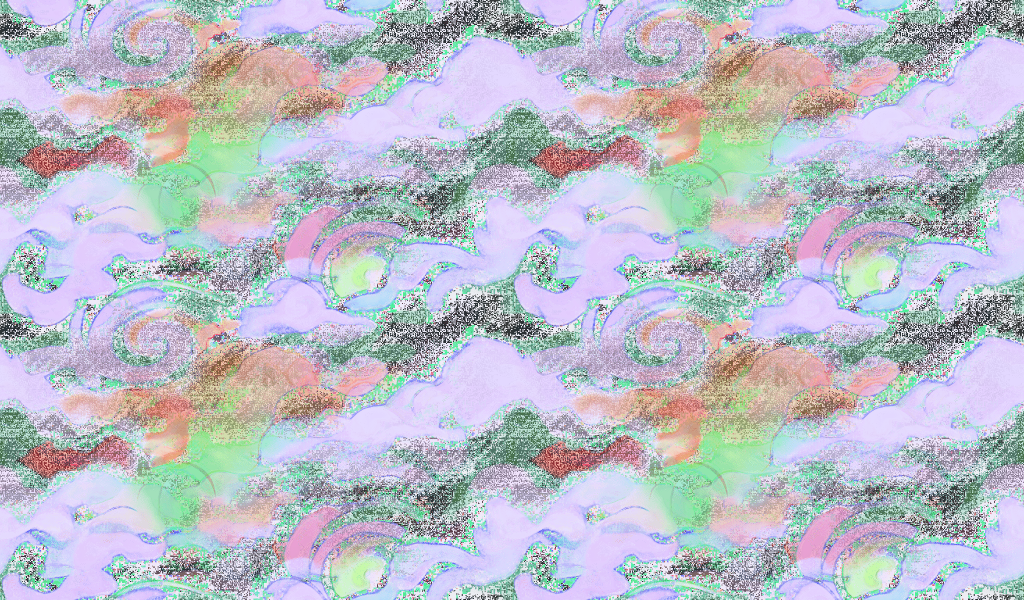
#> input picture halloween/final/halloween-2026/map/hw26-fog.png, 2048 x 1200 px (shown at 1/2 size)
$ python -i hw_zone_shroud.py   (imports and definitions only)
#> lines starting #> are read from the running program, lines starting #| are printed output that depends on the picture
#!/usr/bin/env python3
"""Bake the fog shroud over the locked zones of the Haunted Trail map.

  python tools/hw_zone_shroud.py [--out-dir DIR]

For desktop and mobile, writes three maps: zone 1 open, zones 1+2 open, all open.

1. Seam fix (all variants): the painted maps have hard straight seams where the zones
   meet. The colour step across each seam is removed (per-line mean correction that keeps
   detail), and a soft, noise-broken mist bank is laid along it.
2. Shroud: a dense lilac-grey haze with desaturated fog wisps (from map/hw26-fog.png).
   Its edge is a wide falloff around a boundary that wanders across the map (smooth 1-D
   noise), billowed by 2-D noise, with thin tendrils drifting into the open zone. Open
   lots are always kept clear; locked lots sit under the shroud.
"""
import argparse
import json
import os

import numpy as np
from PIL import Image, ImageFilter

ROOT = os.path.dirname(os.path.dirname(os.path.abspath(__file__)))
FINAL = os.path.join(ROOT, "halloween", "final", "halloween-2026", "map")
# Plain maps (before the seam fix) that the shroud is built on. The files in FINAL are
# replaced by the seam-fixed versions, so the inputs are kept here.
BASE = os.path.join(ROOT, "halloween", "variants", "round3", "map_zones", "base")
HAZE = np.array([66, 60, 88], dtype=np.float32) / 255

# seam positions along the trail axis, measured from column/row colour steps (export px)
SEAMS = {"desktop": [1270, 2509], "mobile": [1221, 2043]}  # re-measured on the 4K re-render


# [83 lines left out: functions smooth_noise, noise1d, tile, shroud_rgb, axis_grids, lot_clearance and 1 more, not called in this run]


def trail_mask(img):
    """Pale beige trail pixels (and a little around them), so seam blending skips the trail."""
    r, g, b = img[..., 0], img[..., 1], img[..., 2]
    m = ((r > 0.62) & (g > 0.55) & (b > 0.42) & (r - b < 0.28)).astype(np.float32)
    m = np.asarray(Image.fromarray((m * 255).astype(np.uint8)).filter(ImageFilter.MaxFilter(9))
                   .filter(ImageFilter.GaussianBlur(4)), np.float32) / 255
    return m


# [87 lines left out: functions melt_seams, seam_mist, shroud_mask, build, main, not called in this run]


# [2 lines not run here, left out]

>>> import cv2
>>> picture = cv2.imread('../halloween/final/halloween-2026/map/hw26-fog.png', cv2.IMREAD_GRAYSCALE)
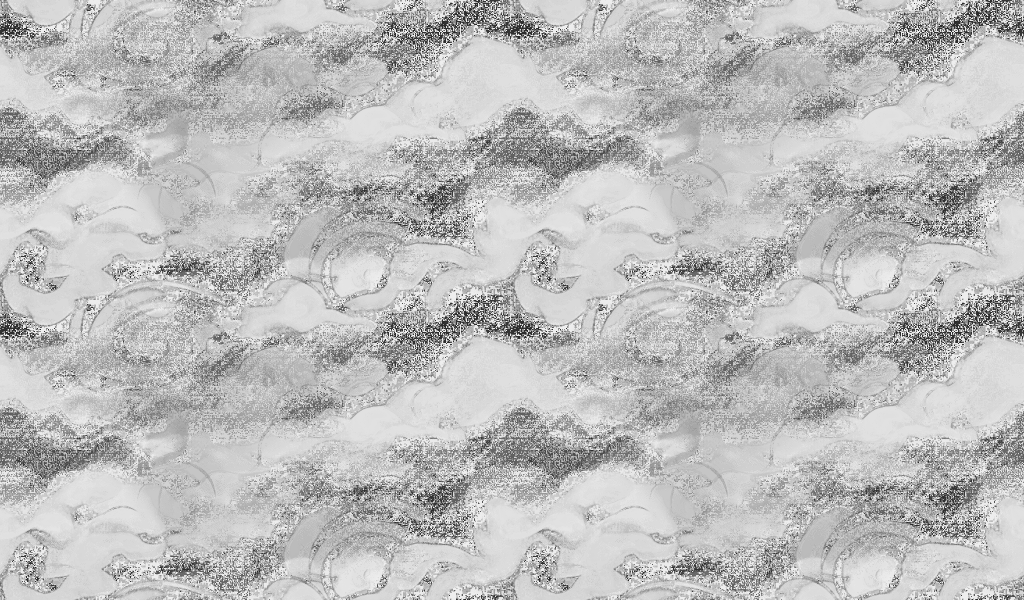
#> picture: shape (1200, 2048) (shown at 1/2 size); min 45, max 239, mean 189.5
>>> result = trail_mask(picture)
#> in trail_mask, `r, g, b = img[..., 0], img[..., 1], img[..., 2]`: r = 1200 values, max 239 at index 69, min 45 at index 57, mean 188.6; g = 1200 values, max 239 at index 70, min 45 at index 56, mean 183.6; b = 1200 values, max 239 at index 71, min 45 at index 56, mean 181.2
#> in trail_mask, `m = ((r > 0.62) & (g > 0.55) & (b > 0.42) & (r - b < 0.28)).astype(np...`: m = 1200 values, max 1 at index 6, min 0 at index 0, mean 0.389
#> in trail_mask, `m = np.asarray(Image.fromarray((m * 255).astype(np.uint8)).filter(Imag..`: m = 1200 values, max 1 at index 12, min 0 at index 527, mean 0.889
#> result has the same summary as m in trail_mask
